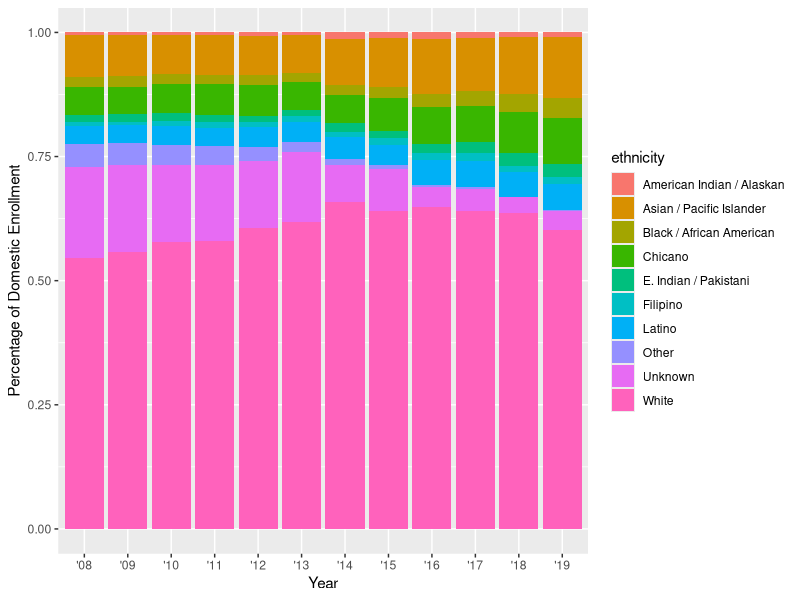

Recreate this plot in R.
## ---- chunk 1
knitr::opts_chunk$set(echo = TRUE, message = FALSE, warning = FALSE)

library(here)
library(tidyverse)
## ---- chunk 2
ucsb_grad <-
  read_csv(here("data", "ucsb_grad_data.csv"))
## ---- chunk 3

ggplot(data = ucsb_grad,
       aes(x = year_abbr, y = domestic_enrollment, fill = ethnicity))+
  geom_col(position = "fill") +
  labs(x = "Year", y = "Percentage of Domestic Enrollment", fill = "ethnicity")
